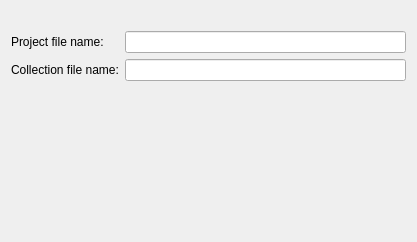
<ui version="4.0" >
 <class>OutputPage</class>
 <widget class="QWidget" name="OutputPage" >
  <property name="geometry" >
   <rect>
    <x>0</x>
    <y>0</y>
    <width>417</width>
    <height>242</height>
   </rect>
  </property>
  <property name="windowTitle" >
   <string>Form</string>
  </property>
  <layout class="QGridLayout" >
   <item row="0" column="1" >
    <spacer>
     <property name="orientation" >
      <enum>Qt::Vertical</enum>
     </property>
     <property name="sizeType" >
      <enum>QSizePolicy::Policy::Fixed</enum>
     </property>
     <property name="sizeHint" >
      <size>
       <width>20</width>
       <height>20</height>
      </size>
     </property>
    </spacer>
   </item>
   <item row="1" column="0" >
    <widget class="QLabel" name="label" >
     <property name="sizePolicy" >
      <sizepolicy vsizetype="Preferred" hsizetype="Preferred" >
       <horstretch>0</horstretch>
       <verstretch>0</verstretch>
      </sizepolicy>
     </property>
     <property name="text" >
      <string>Project file name:</string>
     </property>
    </widget>
   </item>
   <item row="1" column="1" >
    <widget class="QLineEdit" name="projectLineEdit" >
     <property name="sizePolicy" >
      <sizepolicy vsizetype="Fixed" hsizetype="Expanding" >
       <horstretch>0</horstretch>
       <verstretch>0</verstretch>
      </sizepolicy>
     </property>
    </widget>
   </item>
   <item row="2" column="0" >
    <widget class="QLabel" name="label_2" >
     <property name="sizePolicy" >
      <sizepolicy vsizetype="Preferred" hsizetype="Preferred" >
       <horstretch>0</horstretch>
       <verstretch>0</verstretch>
      </sizepolicy>
     </property>
     <property name="text" >
      <string>Collection file name:</string>
     </property>
    </widget>
   </item>
   <item row="2" column="1" >
    <widget class="QLineEdit" name="collectionLineEdit" >
     <property name="sizePolicy" >
      <sizepolicy vsizetype="Fixed" hsizetype="Expanding" >
       <horstretch>0</horstretch>
       <verstretch>0</verstretch>
      </sizepolicy>
     </property>
    </widget>
   </item>
   <item row="3" column="1" >
    <spacer>
     <property name="orientation" >
      <enum>Qt::Vertical</enum>
     </property>
     <property name="sizeHint" >
      <size>
       <width>20</width>
       <height>20</height>
      </size>
     </property>
    </spacer>
   </item>
  </layout>
 </widget>
 <resources/>
 <connections/>
</ui>
